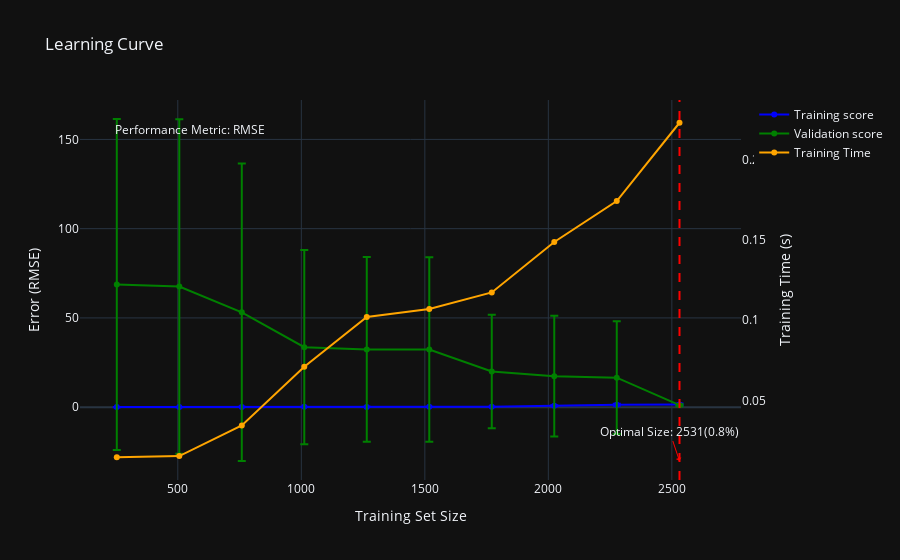

The notebook cell saved with this chart:
### Code cell
# regressor.calculate_learning_curve()
# regressor.calculate_optimal_size()
regressor.plot_learning_curve()

### Figure 1 — Plotly figure (JSON) as saved in the notebook; plotly's stock layout.template omitted (floating-point values rounded to 4 significant figures)
{"data": [{"error_y": {"array": [-0.06469, -0.06422, -0.01833, -0.01597, -0.00663, -0.007437, -0.0276, -0.2821, -0.6028, -0.6049], "color": "blue", "type": "data", "visible": true}, "line": {"color": "blue"}, "mode": "lines+markers", "name": "Training score", "type": "scatter", "x": [253, 506, 759, 1012, 1265, 1518, 1771, 2024, 2277, 2531], "y": [0.05002, 0.0452, 0.1425, 0.1641, 0.1511, 0.1595, 0.1877, 0.726, 1.37, 1.478]}, {"error_y": {"array": [-92.75, -93.68, -83.33, -54.42, -51.76, -51.74, -31.81, -33.8, -31.54, -0.5618], "color": "green", "type": "data", "visible": true}, "line": {"color": "green"}, "mode": "lines+markers", "name": "Validation score", "type": "scatter", "x": [253, 506, 759, 1012, 1265, 1518, 1771, 2024, 2277, 2531], "y": [68.7, 67.62, 53.15, 33.58, 32.34, 32.31, 20.02, 17.37, 16.53, 1.13]}, {"line": {"color": "orange"}, "mode": "lines+markers", "name": "Training Time", "type": "scatter", "x": [253, 506, 759, 1012, 1265, 1518, 1771, 2024, 2277, 2531], "y": [0.01461, 0.01532, 0.03442, 0.07103, 0.1021, 0.107, 0.1174, 0.1488, 0.1743, 0.2231], "yaxis": "y2"}], "layout": {"annotations": [{"font": {"size": 12}, "showarrow": false, "text": "Performance Metric: RMSE", "x": 0.05, "xref": "paper", "y": 0.95, "yref": "paper"}, {"arrowcolor": "red", "arrowhead": 1, "font": {"size": 12}, "showarrow": true, "text": "Optimal Size: 2531(0.8%)", "x": 2531, "xref": "x", "y": 0.05, "yref": "paper"}], "shapes": [{"line": {"color": "red", "dash": "dash"}, "type": "line", "x0": 2531, "x1": 2531, "xref": "x", "y0": 0, "y1": 1, "yref": "paper"}], "title": {"text": "Learning Curve"}, "xaxis": {"title": {"text": "Training Set Size"}}, "yaxis": {"title": {"text": "Error (RMSE)"}}, "yaxis2": {"overlaying": "y", "showgrid": false, "side": "right", "title": {"text": "Training Time (s)"}}}}
